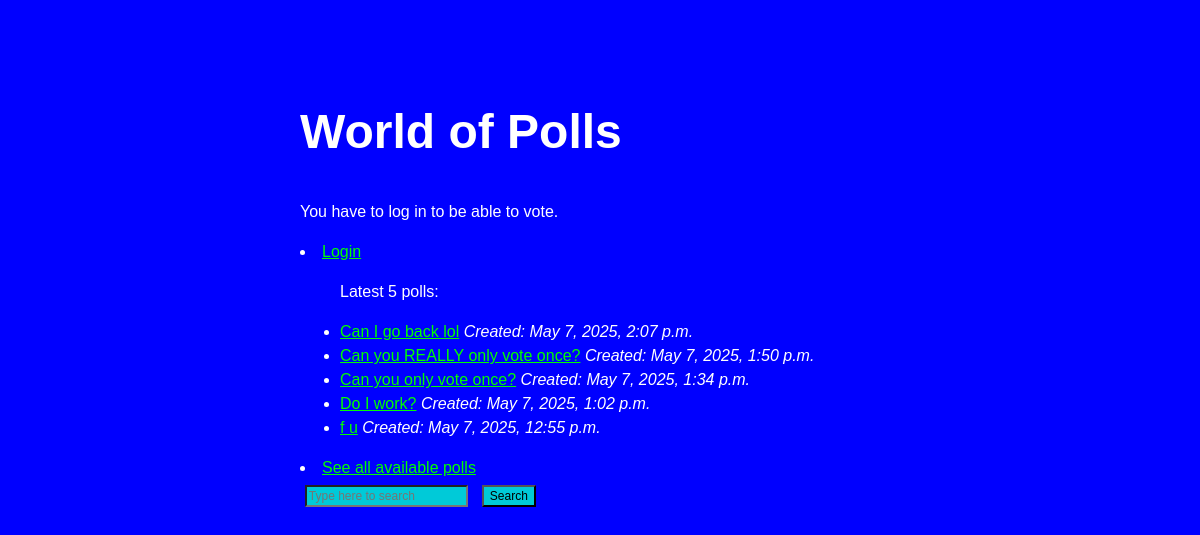
Before: / with the older database file.
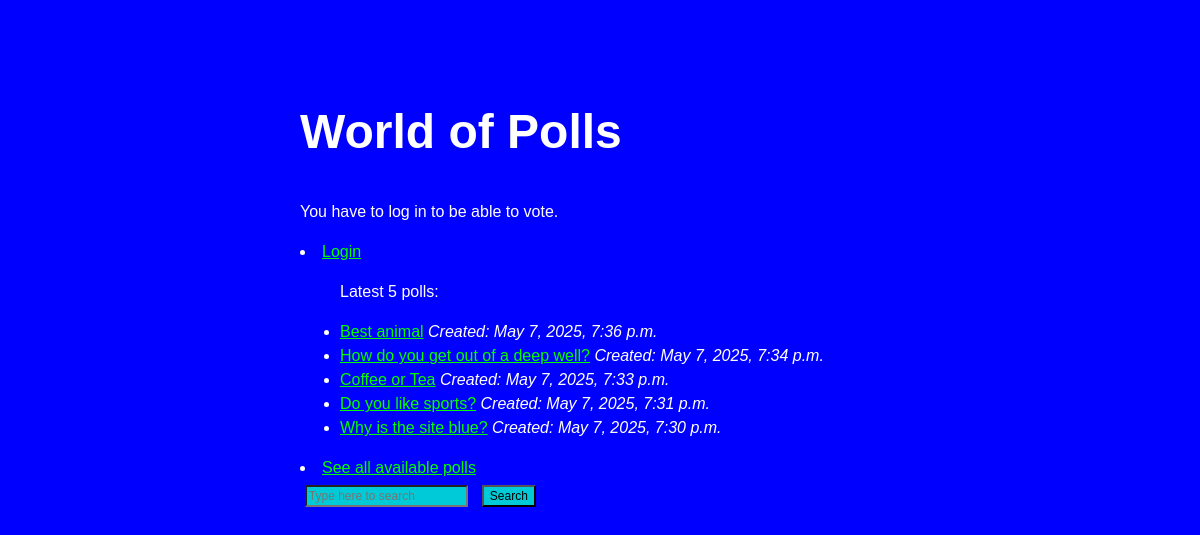
After: the same page with the newer database file.
### polls/models.py (models this page shows, shortened)
class Question(models.Model):
    question_text = models.CharField(max_length=200)
    pub_date = models.DateTimeField("date published")

### polls/views.py (the view)
# urls.py: path('', views.IndexView, name='index'),
def IndexView(request):
    latest_question_list = Question.objects.order_by("-pub_date")[:5]
    user_votes = Vote.objects.filter(user=request.user.id).values_list(
        "question_id", flat=True
    )
    context = {
        "latest_question_list": latest_question_list,
        "voted_question_ids": list(user_votes),
    }
    return render(request, "polls/index.html", context)

### polls/templates/polls/index.html (shortened to what this page needs)
<!DOCTYPE html>
<html lang="en">
<head>
    {% load static %}
    <link rel="stylesheet" type="text/css" href="{% static 'polls/style.css' %}">
</head>
<body>
    <h1>World of Polls</h1>
    {% if user.is_authenticated %}
    <table>
        <tr>
            <th style="text-align:right">Username:
            <td>{{user.username}}
    </table>
    <form action='logout/' method="POST">
        {% csrf_token %}
        <input type="submit" value="Logout" />
    </form>
    <form action='create_poll/' method="GET">
        <input type="submit" value="Create youre own poll" />
    </form>
    {% else %}
    <p>You have to log in to be able to vote.</p>
    <li><a href="/login">Login</a></li>
    {% endif %}
    {% if latest_question_list %}
    <ul>
        <p>Latest 5 polls:</p>
        {% for question in latest_question_list %}
        {% if user.is_authenticated %}
        {% if question.id in voted_question_ids %}
        <li><a class="voted" href="{% url 'polls:results' question.id %}">{{ question.question_text }}</a>
            <em> Created: {{ question.pub_date }}</em>
        </li>
        {% else %}
        <li><a href="{% url 'polls:detail' question.id %}">{{ question.question_text }}</a>
            <em> Created: {{ question.pub_date }}</em>
        </li>
        {% endif %}
        {% else %}
        <li><a href="{% url 'polls:results' question.id %}">{{ question.question_text }}</a>
            <em> Created: {{ question.pub_date }}</em>
        </li>
        {% endif %}
        {% endfor %}
    </ul>
    {% else %}
    <p>No polls are available.</p>
    {% endif %}
    <li><a href="{% url 'polls:all_polls' %}">See all available polls</a></li>
    <form method="get" action="{% url 'polls:search' %}">
        <input type="text" name="q" placeholder="Type here to search" required>
        <button type="submit">Search</button>
    </form>
</body>
</html>

Changed rows visible on the page:
removed Question: question_text "Can I go back lol", pub_date "May 7, 2025, 2:07 p.m."
no longer on this page (row unchanged): Question: question_text "Can you REALLY only vote once?", pub_date "May 7, 2025, 1:50 p.m."
no longer on this page (row unchanged): Question: question_text "Can you only vote once?", pub_date "May 7, 2025, 1:34 p.m."
removed Question: question_text "Do I work?", pub_date "May 7, 2025, 1:02 p.m."
removed Question: question_text "f u", pub_date "May 7, 2025, 12:55 p.m."
added Question: question_text "Best animal", pub_date "May 7, 2025, 7:36 p.m."
added Question: question_text "How do you get out of a deep well?", pub_date "May 7, 2025, 7:34 p.m."
added Question: question_text "Coffee or Tea", pub_date "May 7, 2025, 7:33 p.m."
added Question: question_text "Do you like sports?", pub_date "May 7, 2025, 7:31 p.m."
added Question: question_text "Why is the site blue?", pub_date "May 7, 2025, 7:30 p.m."
